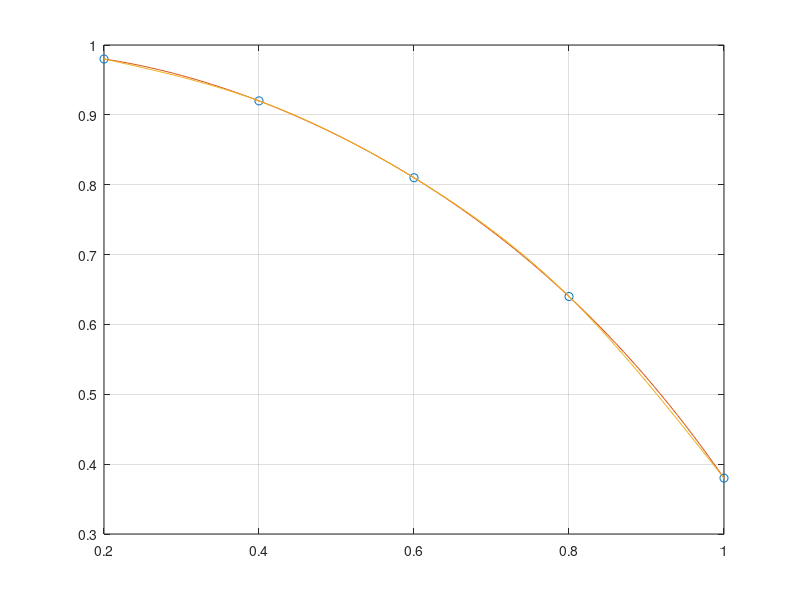

MATLAB code to generate this figure:
clear;clc;
x=0.2:0.2:1;
f=[0.98 0.92 0.81 0.64 0.38];
xi=0.2:0.01:1;
p=polyfit(x,f,4);
ps=csape(x,f,'second');
plot(x,f,'o',xi,polyval(p,xi),xi,fnval(ps,xi));grid on
